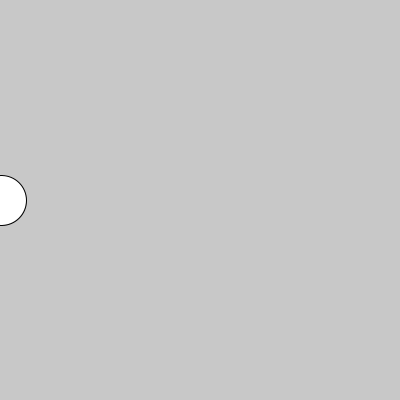
Frame 1 (no input)
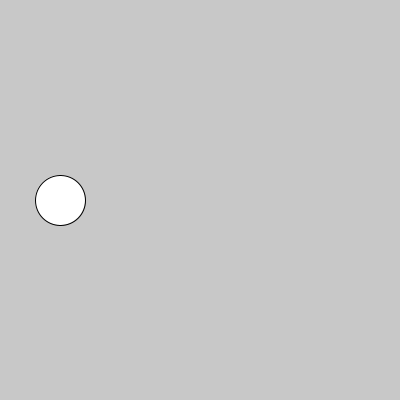
Frame 60 (the mouse pressed at the canvas centre just before this capture)
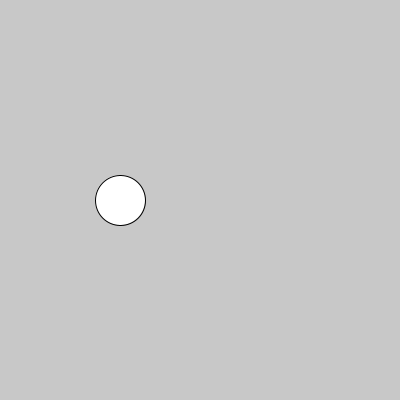
Frame 120 (the mouse held since frame 60 and released just before this capture)

The Processing sketch that drew these frames (run headless with seeded random() and noise(); from frame 60 on, the mouse is pressed at the canvas centre):

// Processing sketch: condicionales_1
// ── condicionales_1.pde
int posX = 1;

void setup(){
  size(400,400);
}

void draw(){
  background(200);
  ellipse(posX, 200, 50, 50);
  
  if(posX < width){//posX = 1..2..3..4..400 < width = 400 ???
    posX = posX+1;
  }
}
